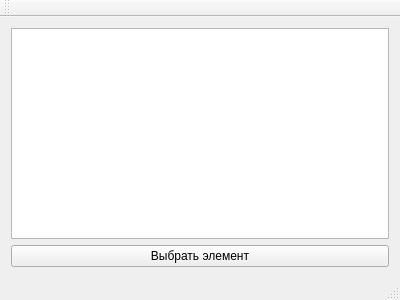
<?xml version="1.0" encoding="UTF-8"?>
<ui version="4.0">
 <class>MainWindow</class>
 <widget class="QMainWindow" name="MainWindow">
  <property name="geometry">
   <rect>
    <x>0</x>
    <y>0</y>
    <width>400</width>
    <height>300</height>
   </rect>
  </property>
  <property name="windowTitle">
   <string>MainWindow</string>
  </property>
  <widget class="QWidget" name="centralWidget">
   <layout class="QVBoxLayout" name="verticalLayout">
    <item>
     <widget class="QListWidget" name="listWidget"/>
    </item>
    <item>
     <widget class="QPushButton" name="pushButton">
      <property name="text">
       <string>Выбрать элемент</string>
      </property>
     </widget>
    </item>
   </layout>
  </widget>
  <widget class="QMenuBar" name="menuBar">
   <property name="geometry">
    <rect>
     <x>0</x>
     <y>0</y>
     <width>400</width>
     <height>22</height>
    </rect>
   </property>
  </widget>
  <widget class="QToolBar" name="mainToolBar">
   <attribute name="toolBarArea">
    <enum>TopToolBarArea</enum>
   </attribute>
   <attribute name="toolBarBreak">
    <bool>false</bool>
   </attribute>
  </widget>
  <widget class="QStatusBar" name="statusBar"/>
 </widget>
 <layoutdefault spacing="6" margin="11"/>
 <resources/>
 <connections/>
</ui>
